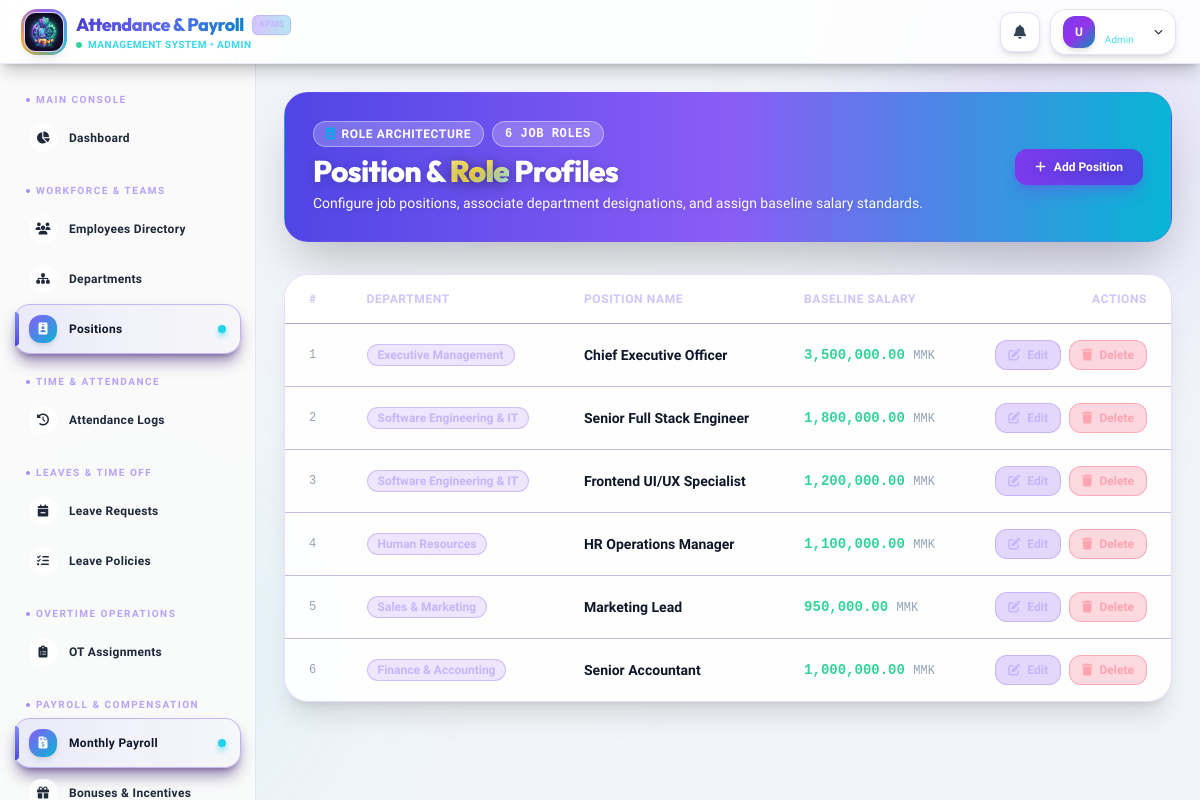
Page /admin/positions (signed in) on the committed database.
### tables this page shows
CREATE TABLE `position` (
  `PositionID` int NOT NULL AUTO_INCREMENT,
  `PositionName` varchar(100) NOT NULL,
  `DeptID` int NOT NULL,
  `BasicSalary` decimal(12,2) NOT NULL DEFAULT '0.00',
  PRIMARY KEY (`PositionID`),
  KEY `idx_position_dept` (`DeptID`),
  CONSTRAINT `fk_position_department` FOREIGN KEY (`DeptID`) REFERENCES `department` (`DeptID`) ON DELETE RESTRICT ON UPDATE CASCADE
);

CREATE TABLE `department` (
  `DeptID` int NOT NULL AUTO_INCREMENT,
  `DeptName` varchar(100) NOT NULL,
  PRIMARY KEY (`DeptID`),
  UNIQUE KEY `uq_dept_name` (`DeptName`)
);

### controllers/AdminController.php (called while the page is built, shortened)
<?php
class AdminController extends Controller {
    public function positions() {
        $positionModel = $this->model('Position');
        $departmentModel = $this->model('Department');
        $positions = $positionModel->getAll();
        $departments = $departmentModel->getAll();
        $this->view('layouts/main', [
            'title' => 'Positions',
            'content' => 'admin/positions',
            'positions' => $positions,
            'departments' => $departments
        ]);
    }
}

### core/Router.php (called while the page is built, shortened)
<?php
class Router {
    protected $currentMethod = 'index';
    public function __construct() {
        $url = $this->getUrl();
        if(isset($url[0]) && file_exists(__DIR__ . '/../controllers/' . ucwords($url[0]). 'Controller.php')){
            unset($url[0]);
        }
        $this->currentController = new $this->currentController;
        if(isset($url[1])){
            if(method_exists($this->currentController, $url[1])){
                $this->currentMethod = $url[1];
                unset($url[1]);
            }
        }
        $this->params = $url ? array_values($url) : [];
        call_user_func_array([$this->currentController, $this->currentMethod], $this->params);
    }
    public function getUrl(){
        if(isset($_GET['url'])){
            $url = rtrim($_GET['url'], '/');
            $url = filter_var($url, FILTER_SANITIZE_URL);
            $url = explode('/', $url);
            return $url;
        }
        return [];
    }
}

### index.php (called while the page is built, shortened)
<?php
require_once __DIR__ . '/config/database.php';
require_once __DIR__ . '/core/Controller.php';
require_once __DIR__ . '/core/Router.php';
$router = new Router();

### models/Position.php (called while the page is built, shortened)
<?php
require_once __DIR__ . '/../config/database.php';
class Position {
    private $conn;
    private $table = 'Position';
    public function __construct() {
        $database = new Database();
        $this->conn = $database->getConnection();
    }
    public function getAll() {
        $query = "SELECT p.*, d.DeptName FROM " . $this->table . " p
                  LEFT JOIN Department d ON p.DeptID = d.DeptID
                  ORDER BY p.PositionID ASC";
        $stmt = $this->conn->prepare($query);
        $stmt->execute();
        return $stmt->fetchAll(PDO::FETCH_ASSOC);
    }
}

### config/database.php (called while the page is built, shortened)
<?php
class Database {
    private $host = "localhost";
    private $db_name = "payrolldb";
    private $username = "root";
    private $password = "";
    public function getConnection() {
        $this->conn = null;
        try {
            $this->conn = new PDO("mysql:host=" . $this->host . ";dbname=" . $this->db_name, $this->username, $this->password);
            $this->conn->exec("set names utf8");
            $this->conn->setAttribute(PDO::ATTR_ERRMODE, PDO::ERRMODE_EXCEPTION);
            $this->conn->setAttribute(PDO::ATTR_DEFAULT_FETCH_MODE, PDO::FETCH_ASSOC);
        } catch(PDOException $exception) {
            echo "Database Connection Error: " . $exception->getMessage();
        }
        return $this->conn;
    }
}

### views/admin/positions.php (the view, shortened to what this page needs)
<div class="relative overflow-hidden rounded-3xl bg-gradient-to-r from-indigo-600 via-violet-500 to-cyan-500 border border-violet-500/25 p-6 lg:p-7 mb-8 shadow-2xl" data-aos="fade-down">
    <div class="relative z-10 flex flex-col sm:flex-row items-start sm:items-center justify-between gap-4">
        <div>
            <div class="flex items-center gap-2 mb-1.5">
                <span class="inline-flex items-center gap-1.5 px-3 py-1 rounded-full bg-violet-500/15 border border-violet-500/30 text-violet-300 text-xs font-bold uppercase tracking-wider">
                    <i class="fa-solid fa-id-badge text-secondary"></i>
                    <span>Role Architecture</span>
                </span>
                <span class="inline-flex items-center px-3 py-1 rounded-full bg-cyan-500/15 border border-cyan-500/30 text-cyan-300 text-xs font-bold uppercase tracking-wider font-mono">
                    <?= count($data['positions'] ?? []) ?> Job Roles
                </span>
            </div>
            <h1 class="text-2xl sm:text-3xl font-extrabold text-white tracking-tight font-outfit">
                Position & <span class="gradient-text">Role</span> Profiles
            </h1>
            <p class="text-gray-300 text-xs sm:text-sm mt-1">Configure job positions, associate department designations, and assign baseline salary standards.</p>
        </div>
        <button onclick="document.getElementById('addModal').classList.remove('hidden')"
                class="px-5 py-2.5 rounded-xl bg-gradient-to-r from-violet-600 to-indigo-600 hover:from-violet-500 hover:to-indigo-500 text-white text-xs font-extrabold shadow-lg shadow-violet-600/30 hover:scale-105 active:scale-95 transition-all flex items-center gap-2">
            <i class="fa-solid fa-plus"></i>
            <span>Add Position</span>
        </button>
    </div>
</div>
<div class="card-glass rounded-3xl overflow-hidden border border-violet-500/20 mb-8 shadow-xl" data-aos="fade-up" data-aos-delay="100">
    <div class="overflow-x-auto">
        <table class="w-full text-sm text-left text-gray-400">
            <thead class="text-xs uppercase bg-surface/80 text-violet-300/80 border-b border-violet-900/40">
                <tr>
                    <th scope="col" class="px-6 py-4 font-semibold tracking-wider">#</th>
                    <th scope="col" class="px-6 py-4 font-semibold tracking-wider">Department</th>
                    <th scope="col" class="px-6 py-4 font-semibold tracking-wider">Position Name</th>
                    <th scope="col" class="px-6 py-4 font-semibold tracking-wider">Baseline Salary</th>
                    <th scope="col" class="px-6 py-4 font-semibold tracking-wider text-right">Actions</th>
                </tr>
            </thead>
            <tbody class="divide-y divide-violet-900/30">
                <?php if(empty($data['positions'])): ?>
                    <tr>
                        <td colspan="5" class="px-6 py-12 text-center text-gray-500">
                            <div class="w-12 h-12 mx-auto bg-surface rounded-2xl border border-violet-900/40 flex items-center justify-center mb-2 text-violet-400">
                                <i class="fa-solid fa-id-badge text-2xl"></i>
                            </div>
                            <p class="font-semibold text-gray-300">No positions found</p>
                        </td>
                    </tr>
                <?php else: ?>
                    <?php foreach($data['positions'] as $pos): ?>
                    <tr class="hover:bg-violet-950/20 transition-colors group">
                        <td class="px-6 py-4 font-mono text-xs text-gray-500"><?= $pos['PositionID'] ?></td>
                        <td class="px-6 py-4">
                            <span class="inline-flex items-center px-2.5 py-0.5 rounded-full text-xs font-semibold bg-violet-500/15 text-violet-300 border border-violet-500/30">
                                <?= htmlspecialchars($pos['DeptName']) ?>
                            </span>
                        </td>
                        <td class="px-6 py-4 font-bold text-white group-hover:text-violet-300 transition-colors">
                            <?= htmlspecialchars($pos['PositionName']) ?>
                        </td>
                        <td class="px-6 py-4 font-extrabold text-emerald-400 font-mono">
                            <?= number_format($pos['BasicSalary'] ?? 0, 2) ?> <span class="text-xs text-gray-500 font-normal">MMK</span>
                        </td>
                        <td class="px-6 py-4 text-right">
                            <div class="flex items-center justify-end gap-2">
                                <button onclick="editPosition(<?= $pos['PositionID'] ?>, '<?= htmlspecialchars(addslashes($pos['PositionName'])) ?>', <?= $pos['DeptID'] ?>, <?= $pos['BasicSalary'] ?? 0 ?>)"
                                        class="px-3 py-1.5 rounded-xl bg-violet-600/20 hover:bg-violet-600/40 text-violet-300 border border-violet-500/30 font-bold text-xs transition-all hover:scale-105">
                                    <i class="fa-solid fa-pen-to-square mr-1"></i> Edit
                                </button>
                                <form action="/payrollsystem/admin/positions" method="POST" class="inline m-0 p-0" onsubmit="return confirm('Are you sure you want to delete this position?');">
                                    <button type="submit" class="px-3 py-1.5 rounded-xl bg-rose-500/20 hover:bg-rose-500/30 text-rose-300 border border-rose-500/30 font-bold text-xs transition-all hover:scale-105">
                                        <i class="fa-solid fa-trash mr-1"></i> Delete
                                    </button>
                                </form>
                            </div>
                        </td>
                    </tr>
                    <?php endforeach; ?>
                <?php endif; ?>
            </tbody>
        </table>
    </div>
</div>

### views/layouts/main.php (style rules this page uses)
* { box-sizing: border-box; }
body { font-family: 'Plus Jakarta Sans', sans-serif; background: #f1f5f9; color: #0f172a; }
button .text-white, .bg-gradient-to-r .text-white, .bg-gradient-to-br .text-white, .from-violet-600 .text-white, .from-emerald-500 .text-white, .from-amber-500 .text-white, .from-rose-500 .text-white, .from-blue-500 .text-white, .bg-violet-600 .text-white, .bg-indigo-600 .text-white { color: #ffffff !important; }
.card-glass { background: rgba(255, 255, 255, 0.9); border: 1px solid rgba(99, 102, 241, 0.15); backdrop-filter: blur(16px); transition: all 0.3s cubic-bezier(0.4, 0, 0.2, 1); box-shadow: 0 4px 6px -1px rgba(0, 0, 0, 0.05), 0 2px 4px -1px rgba(0, 0, 0, 0.03); }
.gradient-text { background: linear-gradient(135deg, #4338ca 0%, #6366f1 45%, #0284c7 100%); -webkit-background-clip: text; -webkit-text-fill-color: transparent; background-clip: text; display: inline-block; }
.bg-gradient-to-r.from-indigo-600 h1, .bg-gradient-to-r.from-indigo-600 h2, .bg-gradient-to-r.from-indigo-600 .text-white { color: #ffffff !important; text-shadow: 0 2px 10px rgba(15, 23, 42, 0.2); }
.bg-gradient-to-r.from-indigo-600 p { color: rgba(248, 250, 252, 0.95) !important; text-shadow: 0 1px 4px rgba(15, 23, 42, 0.15); }
.bg-gradient-to-r.from-indigo-600 .gradient-text { background: linear-gradient(135deg, #fef08a 0%, #fde047 45%, #a5f3fc 100%) !important; -webkit-background-clip: text !important; -webkit-text-fill-color: transparent !important; background-clip: text !important; filter: drop-shadow(0 2px 8px rgba(0, 0, 0, 0.3)); font-weight: 900; }
.bg-gradient-to-r.from-indigo-600 .bg-violet-500\/15, .bg-gradient-to-r.from-indigo-600 .bg-cyan-500\/15, .bg-gradient-to-r.from-indigo-600 .bg-surface\/90 { background-color: rgba(255, 255, 255, 0.22) !important; border-color: rgba(255, 255, 255, 0.4) !important; color: #ffffff !important; backdrop-filter: blur(12px); }
.bg-gradient-to-r.from-indigo-600 .text-violet-300, .bg-gradient-to-r.from-indigo-600 .text-cyan-300, .bg-gradient-to-r.from-indigo-600 .text-gray-300, .bg-gradient-to-r.from-indigo-600 span { color: #ffffff !important; }

### rows in the picture
position: PositionID "1", DeptID.DeptName "Executive Management", PositionName "Chief Executive Officer", BasicSalary "3,500,000.00"
position: PositionID "2", DeptID.DeptName "Software Engineering & IT", PositionName "Senior Full Stack Engineer", BasicSalary "1,800,000.00"
position: PositionID "3", DeptID.DeptName "Software Engineering & IT", PositionName "Frontend UI/UX Specialist", BasicSalary "1,200,000.00"
position: PositionID "4", DeptID.DeptName "Human Resources", PositionName "HR Operations Manager", BasicSalary "1,100,000.00"
position: PositionID "5", DeptID.DeptName "Sales & Marketing", PositionName "Marketing Lead", BasicSalary "950,000.00"
position: PositionID "6", DeptID.DeptName "Finance & Accounting", PositionName "Senior Accountant", BasicSalary "1,000,000.00"

### other values in the picture
$_SESSION['role'] "ADMIN"
substr($_SESSION['Email'] ?? ($_SESSION['first_name'] ?? 'U'), 0, 1) "U"
$_SESSION['role'] "Admin"
$section['label'] "MAIN CONSOLE"
$item['label'] "Dashboard"
$section['label'] "WORKFORCE & TEAMS"
$item['label'] "Employees Directory"
$item['label'] "Departments"
$item['label'] "Positions"
$section['label'] "TIME & ATTENDANCE"
$item['label'] "Attendance Logs"
$section['label'] "LEAVES & TIME OFF"
$item['label'] "Leave Requests"
$item['label'] "Leave Policies"
$section['label'] "OVERTIME OPERATIONS"
